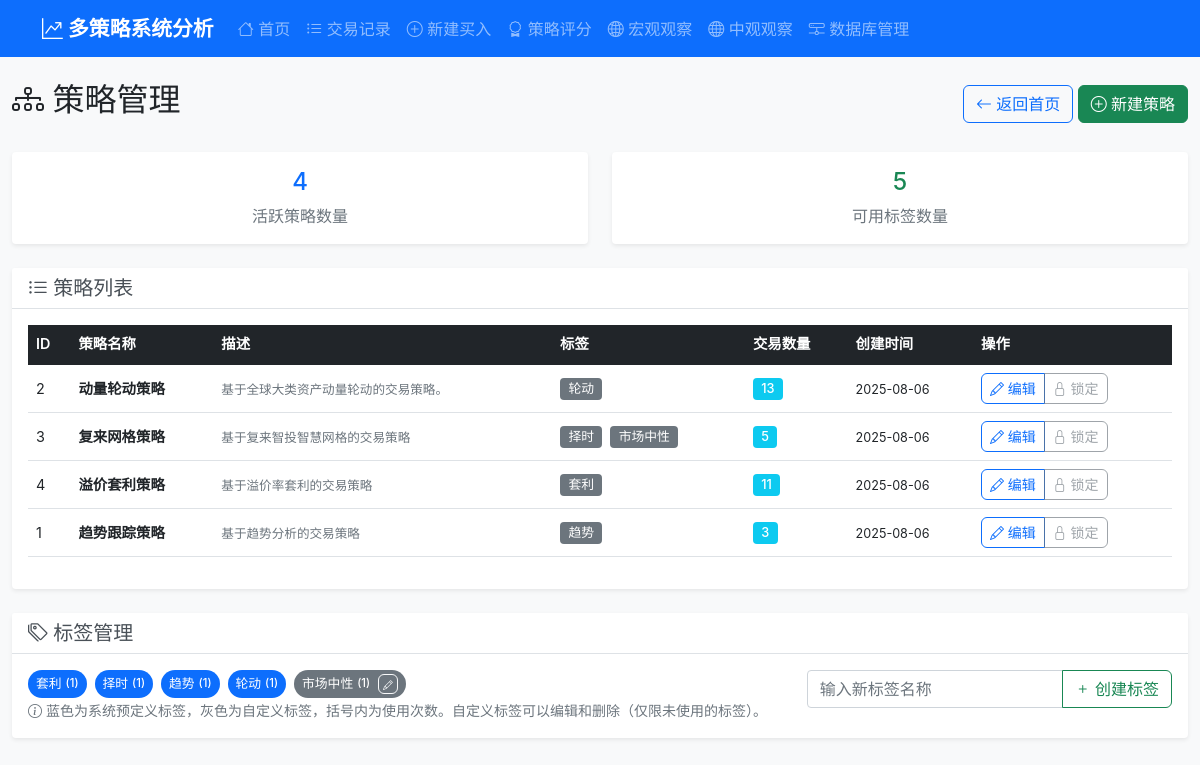
Before: /strategies with the older database file.
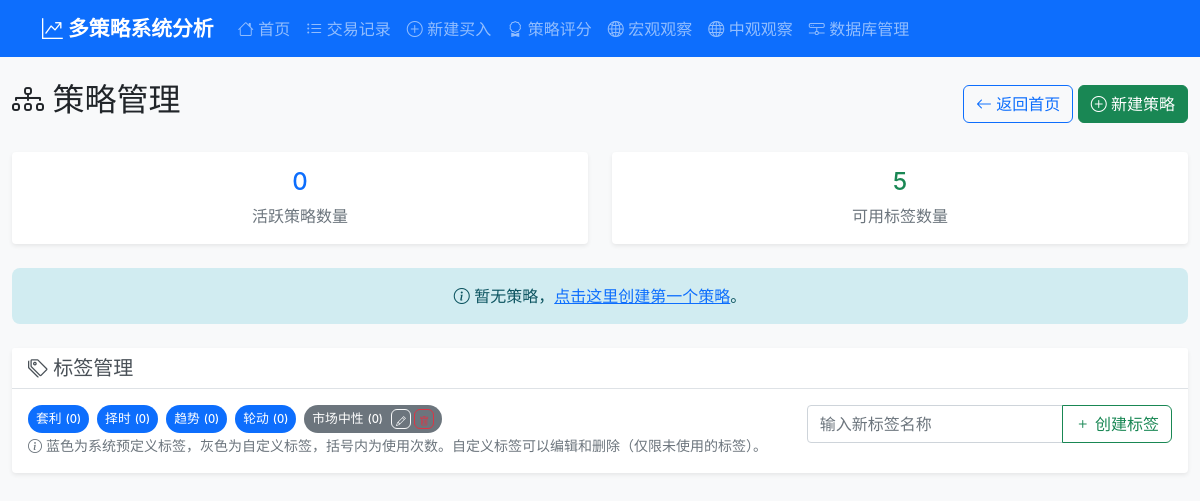
After: the same page with the newer database file.
### tables this page shows
CREATE TABLE strategy_tags (
                id INTEGER PRIMARY KEY AUTOINCREMENT,
                name TEXT NOT NULL UNIQUE,
                is_predefined BOOLEAN DEFAULT 0,
                created_at TIMESTAMP DEFAULT CURRENT_TIMESTAMP
            );

### routes/strategy_routes.py (the view)
@strategy_bp.route('/strategies')
def strategies():
    try:
        strategy_service = StrategyService(current_app.db_service)
        trading_service = TradingService(current_app.db_service)
        strategies_list_dto = strategy_service.get_all_strategies(return_dto=True)
        strategies_list = dto_list_to_dicts(strategies_list_dto)
        for strategy in strategies_list:
            trades = trading_service.get_all_trades(strategy=strategy['name'])
            strategy['trade_count'] = len([t for t in trades if t['status'] != 'deleted'])
        tags = strategy_service.get_all_tags()
        usage_rows = strategy_service.db.execute_query(
            'SELECT tag_id, COUNT(*) AS usage_count FROM strategy_tag_relations GROUP BY tag_id'
        )
        tag_id_to_usage = {row['tag_id']: row['usage_count'] for row in usage_rows}
        for tag in tags:
            tag['usage_count'] = int(tag_id_to_usage.get(tag['id'], 0))
        tags.sort(key=lambda t: (0 if t.get('is_predefined') else 1, t.get('name', '')))
        return render_template('strategies.html', strategies=strategies_list, tags=tags)
    except Exception as e:
        current_app.logger.error(f"策略列表加载失败: {str(e)}")
        return render_template('strategies.html', strategies=[], tags=[])

### templates/strategies.html (shortened to what this page needs)
{% extends "base.html" %}
{% block content %}
    <div class="row">
        <div class="col-12">
            <div class="d-flex justify-content-between align-items-center mb-4">
                <h2>
                    <i class="bi bi-diagram-3"></i> 策略管理
                </h2>
                <div>
                    <a href="{{ url_for("main.index") }}" class="btn btn-outline-primary">
                        <i class="bi bi-arrow-left"></i> 返回首页
                    </a>
                    <a href="{{ url_for("strategy.create_strategy") }}"
                       class="btn btn-success">
                        <i class="bi bi-plus-circle"></i> 新建策略
                    </a>
                </div>
            </div>
            <div class="row mb-4">
                <div class="col-md-6">
                    <div class="card border-primary">
                        <div class="card-body text-center">
                            <h4 class="text-primary">{{ strategies|length }}</h4>
                            <p class="text-muted mb-0">活跃策略数量</p>
                        </div>
                    </div>
                </div>
                <div class="col-md-6">
                    <div class="card border-success">
                        <div class="card-body text-center">
                            <h4 class="text-success">{{ tags|length if tags is defined else 0 }}</h4>
                            <p class="text-muted mb-0">可用标签数量</p>
                        </div>
                    </div>
                </div>
            </div>
            {% if strategies %}
                <div class="card">
                    <div class="card-header">
                        <h5 class="card-title mb-0">
                            <i class="bi bi-list-ul"></i> 策略列表
                        </h5>
                    </div>
                    <div class="card-body">
                        <div class="table-responsive">
                            <table class="table table-hover">
                                <thead class="table-dark">
                                    <tr>
                                        <th>ID</th>
                                        <th>策略名称</th>
                                        <th>描述</th>
                                        <th>标签</th>
                                        <th>交易数量</th>
                                        <th>创建时间</th>
                                        <th>操作</th>
                                    </tr>
                                </thead>
                                <tbody>
                                    {% for strategy in strategies %}
                                        <tr>
                                            <td>{{ strategy.id }}</td>
                                            <td>
                                                <strong>{{ strategy.name }}</strong>
                                            </td>
                                            <td>
                                                <small class="text-muted">{{ strategy.description[:50] }}{{ '...' if strategy.description and strategy.description|length > 50 else '' }}</small>
                                            </td>
                                            <td>
                                                {% for tag in strategy.tags %}
                                                    {% if tag %}<span class="badge bg-secondary me-1">{{ tag }}</span>{% endif %}
                                                {% endfor %}
                                            </td>
                                            <td>
                                                {% if strategy.trade_count > 0 %}
                                                    <span class="badge bg-info">{{ strategy.trade_count }}</span>
                                                {% else %}
                                                    <span class="text-muted">0</span>
                                                {% endif %}
                                            </td>
                                            <td>
                                                <small>{{ strategy.created_at[:10] }}</small>
                                            </td>
                                            <td>
                                                <div class="btn-group" role="group">
                                                    <a href="{{ url_for('strategy.edit_strategy', strategy_id=strategy.id) }}"
                                                       class="btn btn-sm btn-outline-primary">
                                                        <i class="bi bi-pencil"></i> 编辑
                                                    </a>
                                                    {% if strategy.trade_count == 0 %}
                                                        <button class="btn btn-sm btn-outline-danger delete-strategy-btn"
                                                                data-strategy-id="{{ strategy.id }}"
                                                                data-strategy-name="{{ strategy.name }}">
                                                            <i class="bi bi-trash"></i> 删除
                                                        </button>
                                                    {% else %}
                                                        <button class="btn btn-sm btn-outline-secondary" disabled title="有关联交易，无法删除">
                                                            <i class="bi bi-lock"></i> 锁定
                                                        </button>
                                                    {% endif %}
                                                </div>
                                            </td>
                                        </tr>
                                    {% endfor %}
                                </tbody>
                            </table>
                        </div>
                    </div>
                </div>
            {% else %}
                <div class="alert alert-info text-center" role="alert">
                    <i class="bi bi-info-circle"></i>
                    暂无策略，<a href="{{ url_for("strategy.create_strategy") }}">点击这里创建第一个策略</a>。
                </div>
            {% endif %}
            <div class="card mt-4">
                <div class="card-header">
                    <h5 class="card-title mb-0">
                        <i class="bi bi-tags"></i> 标签管理
                    </h5>
                </div>
                <div class="card-body">
                    <div class="row">
                        <div class="col-md-8">
                            <div class="d-flex flex-wrap gap-2">
                                {% for tag in tags or [] %}
                                    <div class="tag-item d-inline-flex align-items-center">
                                        <span class="badge {{ 'bg-primary' if tag.is_predefined else 'bg-secondary' }} d-flex align-items-center"
                                              id="tag-{{ tag.id }}">
                                            <span class="tag-name">{{ tag.name }}</span>
                                            <small class="ms-1">({{ tag.usage_count if tag.usage_count is defined else 0 }})</small>
                                            {% if not tag.is_predefined %}
                                                <div class="ms-2">
                                                    <button class="btn btn-sm btn-outline-light edit-tag-btn"
                                                            data-tag-id="{{ tag.id }}"
                                                            data-tag-name="{{ tag.name }}"
                                                            title="编辑标签">
                                                        <i class="bi bi-pencil" style="font-size: 0.7em;"></i>
                                                    </button>
                                                    {% if tag.usage_count == 0 %}
                                                        <button class="btn btn-sm btn-outline-danger delete-tag-btn"
                                                                data-tag-id="{{ tag.id }}"
                                                                data-tag-name="{{ tag.name }}"
                                                                title="删除标签">
                                                            <i class="bi bi-trash" style="font-size: 0.7em;"></i>
                                                        </button>
                                                    {% endif %}
                                                </div>
                                            {% endif %}
                                        </span>
                                    </div>
                                {% endfor %}
                            </div>
                            <small class="text-muted">
                                <i class="bi bi-info-circle"></i>
                                蓝色为系统预定义标签，灰色为自定义标签，括号内为使用次数。自定义标签可以编辑和删除（仅限未使用的标签）。
                            </small>
                        </div>
                        <div class="col-md-4">
                            <div class="input-group">
                                <input type="text"
                                       class="form-control"
                                       id="newTagName"
                                       placeholder="输入新标签名称">
                                <button class="btn btn-outline-success" id="createTagBtn">
                                    <i class="bi bi-plus"></i> 创建标签
                                </button>
                            </div>
                        </div>
                    </div>
                </div>
            </div>
        </div>
    </div>
{% endblock %}

### templates/base.html (shortened to what this page needs)
<!DOCTYPE html>
<html lang="zh-CN">
    <head>
        <link href="https://cdn.jsdelivr.net/npm/bootstrap@5.1.3/dist/css/bootstrap.min.css"
              rel="stylesheet">
        <link href="https://cdn.jsdelivr.net/npm/bootstrap-icons@1.8.1/font/bootstrap-icons.css"
              rel="stylesheet">
        <link href="{{ url_for('static', filename='css/style.css') }}"
              rel="stylesheet">
    </head>
    <body>
        <nav class="navbar navbar-expand-lg navbar-dark bg-primary">
            <div class="container">
                <a class="navbar-brand" href="{{ url_for("main.index") }}">
                    <i class="bi bi-graph-up-arrow"></i> 多策略系统分析
                </a>
                <div class="collapse navbar-collapse" id="navbarNav">
                    <ul class="navbar-nav me-auto">
                        <li class="nav-item">
                            <a class="nav-link" href="{{ url_for("main.index") }}">
                                <i class="bi bi-house"></i> 首页
                            </a>
                        </li>
                        <li class="nav-item">
                            <a class="nav-link" href="{{ url_for("trading.trades") }}">
                                <i class="bi bi-list-ul"></i> 交易记录
                            </a>
                        </li>
                        <li class="nav-item">
                            <a class="nav-link" href="{{ url_for("trading.add_buy") }}">
                                <i class="bi bi-plus-circle"></i> 新建买入
                            </a>
                        </li>
                        <li class="nav-item">
                            <a class="nav-link" href="{{ url_for("analysis.strategy_scores") }}">
                                <i class="bi bi-award"></i> 策略评分
                            </a>
                        </li>
                        <li class="nav-item">
                            <a class="nav-link" href="{{ url_for("macro.dashboard") }}">
                                <i class="bi bi-globe2"></i> 宏观观察
                            </a>
                        </li>
                        <li class="nav-item">
                            <a class="nav-link" href="{{ url_for("meso.dashboard") }}">
                                <i class="bi bi-globe"></i> 中观观察
                            </a>
                        </li>
                        <li class="nav-item">
                            <a class="nav-link" href="{{ url_for("admin.db_diagnose_page") }}">
                                <i class="bi bi-hdd-network"></i> 数据库管理
                            </a>
                        </li>
                    </ul>
                </div>
            </div>
        </nav>
        <div class="container-fluid py-4">
            {% block content %}{% endblock %}
        </div>
    </body>
</html>

Changed rows visible on the page:
removed strategies: id "2", name "动量轮动策略", description "基于全球大类资产动量轮动的交易策略。", tags "轮动", trade_count "13", created_at "2025-08-06"
removed strategies: id "3", name "复来网格策略", description "基于复来智投智慧网格的交易策略", tags "择时" "市场中性", trade_count "5", created_at "2025-08-06"
removed strategies: id "4", name "溢价套利策略", description "基于溢价率套利的交易策略", tags "套利", trade_count "11", created_at "2025-08-06"
removed strategies: id "1", name "趋势跟踪策略", description "基于趋势分析的交易策略", tags "趋势", trade_count "3", created_at "2025-08-06"
computed for strategy_tags "套利": is_predefined "1" → "0"
computed for strategy_tags "择时": is_predefined "1" → "0"
computed for strategy_tags "趋势": is_predefined "1" → "0"
computed for strategy_tags "轮动": usage_count "1" → "0"
computed for strategy_tags "市场中性": is_predefined "1" → "0"
Other visible differences:
{{ strategies|length }}: "4" → "0"
text no longer shown: "策略列表 ID 策略名称 描述 标签 交易数量 创建时间 操作"
text now shown: "暂无策略， 点击这里创建第一个策略 。"
